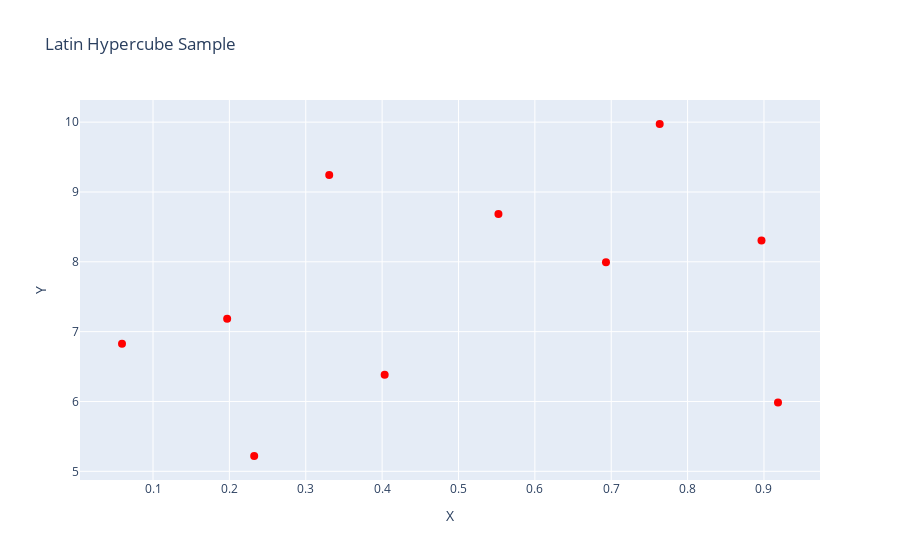

Write notebook code for a chart like this one.
### Code cell
import random
import numpy as np


def latin_hypercube_sampler(num_samples, num_variables, variable_ranges):
    """
    Generate a Latin Hypercube Sample with different min/max values for each variable.

    :param num_samples: Number of samples to generate.
    :param num_variables: Number of variables.
    :param variable_ranges: Dictionary specifying the min/max ranges for each variable.
                            Format: {'variable_name': (min_value, max_value), ...}
    :return: Latin Hypercube Sample as a 2D numpy array.
    """
    # Generate a random permutation for each variable
    permutation = [random.sample(range(num_samples), num_samples) for _ in range(num_variables)]

    # Create an empty array to store the Latin Hypercube Sample
    lhs = np.empty((num_samples, num_variables))

    # Generate the Latin Hypercube Sample
    for i, variable_name in enumerate(variable_ranges.keys()):
        min_value, max_value = variable_ranges[variable_name]
        for j in range(num_samples):
            lhs[j, i] = (permutation[i][j] + random.uniform(0, 1)) / num_samples
            lhs[j, i] = lhs[j, i] * (max_value - min_value) + min_value

    return lhs

num_samples = 10
num_variables = 2
variable_ranges = {'X': (0, 1), 'Y': (5, 10)}

sample = latin_hypercube_sampler(num_samples, num_variables, variable_ranges)
print(sample)

import plotly.graph_objects as go

# Generate Latin Hypercube Sample
num_samples = 10
num_variables = 2
variable_ranges = {'X': (0, 1), 'Y': (5, 10)}
sample = latin_hypercube_sampler(num_samples, num_variables, variable_ranges)

# Extract X and Y values from the sample
X = sample[:, 0]
Y = sample[:, 1]

# Create a scatter plot using Plotly
fig = go.Figure(data=go.Scatter(
    x=X,
    y=Y,
    mode='markers',
    marker=dict(
        color='red',
        size=8,
        symbol='circle'
    )
))

# Add axis labels and title
fig.update_layout(
    xaxis=dict(title='X'),
    yaxis=dict(title='Y'),
    title='Latin Hypercube Sample'
)

# Display the plot
fig.show()

### Figure 1 — Plotly figure (JSON) as saved in the notebook; plotly's stock layout.template omitted (floating-point values rounded to 4 significant figures)
{"data": [{"marker": {"color": "red", "size": 8, "symbol": "circle"}, "mode": "markers", "type": "scatter", "x": [0.3307, 0.9184, 0.7635, 0.1971, 0.5523, 0.4033, 0.6931, 0.8968, 0.0594, 0.2325], "y": [9.243, 5.987, 9.973, 7.186, 8.685, 6.381, 7.995, 8.304, 6.826, 5.219]}], "layout": {"title": {"text": "Latin Hypercube Sample"}, "xaxis": {"title": {"text": "X"}}, "yaxis": {"title": {"text": "Y"}}}}
